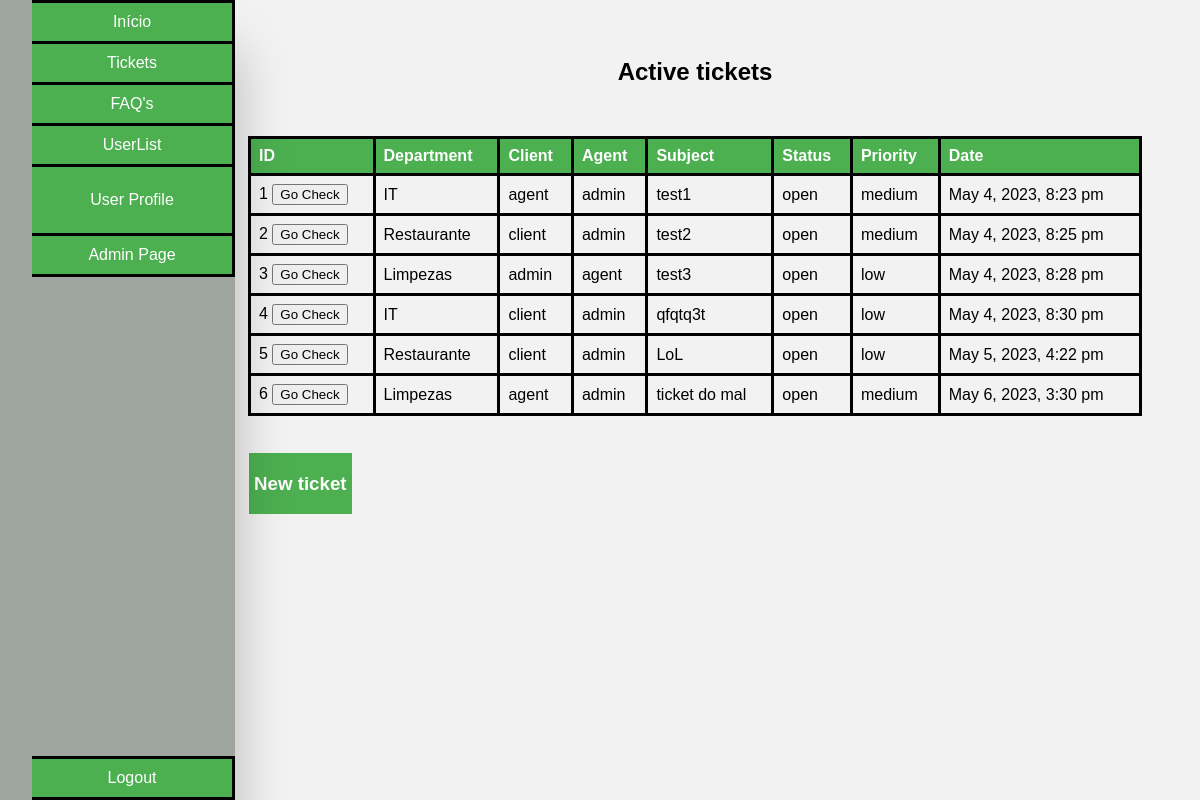
/tickets.php (signed in), run on an earlier commit of the app's database.
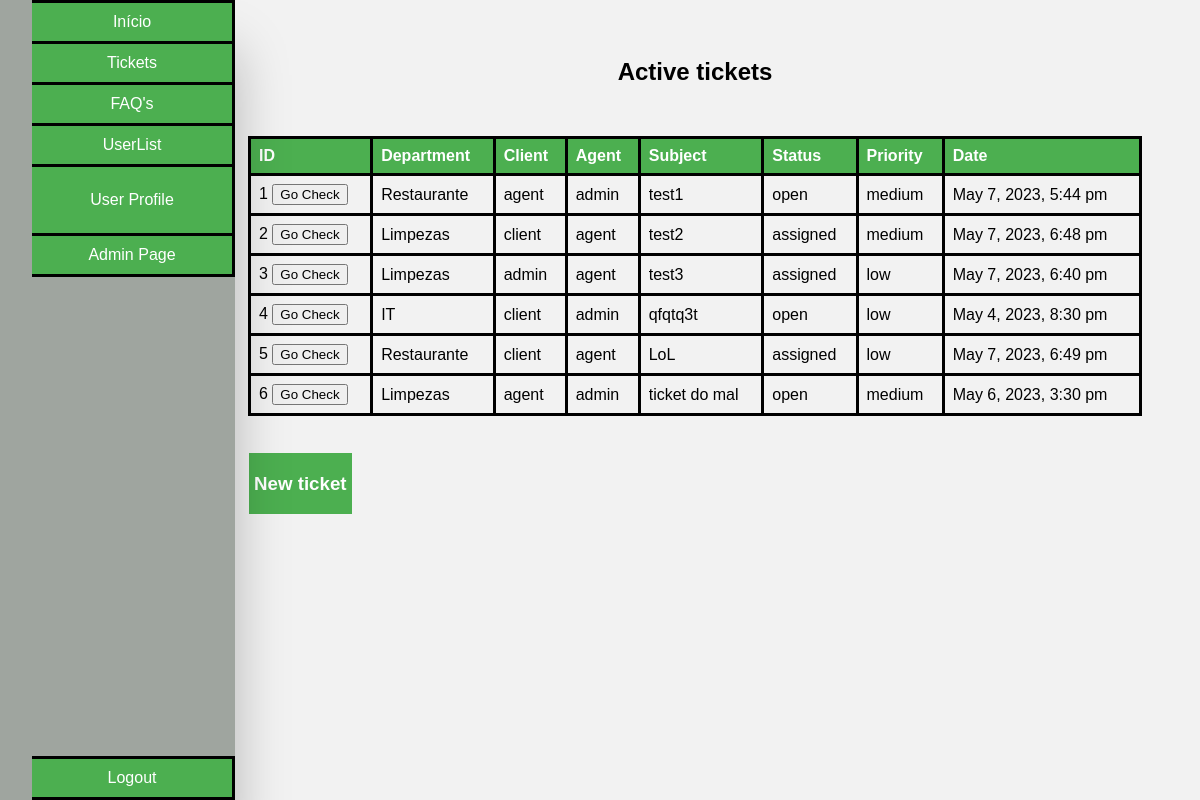
And on a later commit of the database.
### tables this page shows
CREATE TABLE tickets(
    id INTEGER PRIMARY KEY,
    department_id INTEGER,
    client_id INTEGER,
    agent_id INTEGER,
    subject VARCHAR(200) NOT NULL,
    description TEXT NOT NULL,
    status VARCHAR(10) CHECK(status = 'open' or status = 'assigned' or status = 'closed') NOT NULL,
    priority VARCHAR(10) CHECK(priority = 'low' or priority = 'medium' or priority ='high') NOT NULL,
    created_at DATETIME NOT NULL,
    updated_at DATETIME,
    FOREIGN KEY (department_id) REFERENCES department(id),
    FOREIGN KEY (client_id) REFERENCES user(id),
    FOREIGN KEY (agent_id) REFERENCES user(id)
);

CREATE TABLE department(
    id INTEGER PRIMARY KEY,
    name VARCHAR(50) NOT NULL
);

CREATE TABLE user(
    id INTEGER PRIMARY KEY,
    name VARCHAR(50) NOT NULL,
    username VARCHAR(50) UNIQUE NOT NULL,
    email VARCHAR(50) UNIQUE NOT NULL,
    password VARCHAR(255) NOT NULL,
    role VARCHAR(10) CHECK(role = 'client' or role = 'agent' or role = 'admin') NOT NULL
);

### functions.php (the view, shortened to what this page needs)
<?php
function searchUser($id){
    $db = getDatabaseConnection();
    $stmt = $db->prepare('SELECT * FROM user WHERE id = ?');
    $stmt->execute(array($id));
    return $stmt->fetch();
}
function getTicketsTableForUser($paramter){
    $db = getDatabaseConnection();
    $user = searchUser($_SESSION["user_id"]);
    if($paramter == 0){
        $stmt = $db->prepare('SELECT * FROM tickets WHERE client_id = ?');
        $stmt->execute(array($user["id"]));
        $tickets = $stmt->fetchAll();
    }
    else if($paramter == 1){
        $stmt = $db->prepare('SELECT * FROM tickets WHERE agent_id = ?');
        $stmt->execute(array($user["id"]));
        $tickets = $stmt->fetchAll();
    }
    else if($paramter == 2){
        $stmt = $db->prepare('SELECT * FROM tickets');
        $stmt->execute();
        $tickets = $stmt->fetchAll();
    }
    foreach ($tickets as $ticket) {
        $stmt = $db->prepare('SELECT * FROM department WHERE id = ?');
        $stmt->execute(array($ticket['department_id']));
        $department = $stmt->fetch();
        $stmt = $db->prepare('SELECT * FROM user WHERE id = ?');
        $stmt->execute(array($ticket['client_id']));
        $c_user = $stmt->fetch();
        $stmt = $db->prepare('SELECT * FROM user WHERE id = ?');
        $stmt->execute(array($ticket['agent_id']));
        $a_user = $stmt->fetch();
        echo "<tr>
            <td>" .$ticket['id']. "   <button onclick=sendDataTicket('". $ticket['id'] ."')>Go Check</button></td>
            <td>" . $department['name'] . "</td>
            <td>" . $c_user['name'] . "</td>
            <td>" . $a_user['name'] . "</td>
            <td>" . $ticket['subject'] . "</td>
            <td>" . $ticket['status'] . "</td>
            <td>" . $ticket['priority'] . "</td>
            <td>" . $ticket['updated_at'] . "</td>
            </tr>";
}
}
?>

### tickets.php (shortened to what this page needs)
<?php
   require_once('functions.php');
   $user = searchUser($_SESSION["user_id"]);
?>
<!DOCTYPE html>
<html lang="en-US">
<link rel="stylesheet" href="css/style_index.css">
<link rel="stylesheet" href="css/tickets.css">
   <head>
   </head>
   <body>
   <div class="container_master">
        <div class="container">
        <ul class="buttons">
            <li class="index"><a href="index.php">Início</a></li>
            <li class="tickets"><a href="tickets.php">Tickets</a></li>
            <li class="faqs"><a href="faqs.php">FAQ's</a></li>
            <li class="users"><a href="users.php">UserList</a></li>
            <li class="profile"><button onclick="sendDataUser('<?php echo $user['username'] ?>')">User Profile</button></li>
            <?php if($user["role"] == "admin"): ?>
            <li class="admin_page"><a href="admin_page.php">Admin Page</a></li>
            <?php endif; ?>
            <li class="logout"><a href="logout.php">Logout</a></li>
        </ul>
        </div>
      <div class="content">
      <h2>Active tickets</h2>
      <table>
        <thead>
            <tr>
                <th>ID</th>
                <th>Department</th>
                <th>Client</th>
                <th>Agent</th>
                <th>Subject</th>
                <th>Status</th>
                <th>Priority</th>
                <th>Date</th>
            </tr>
        </thead>
        <tbody>
            <?php
               getTicketsTableForUser(2);
            ?>
        </tbody>
      </table>
      <br><br>
      <div class="create_ticket">
        <h3><a href="create_ticket.php">New ticket</a></h3>
      </div>
      </div>
    </div>
   </body>
</html>

### css/style_index.css (style rules this page uses)
body { font-family: Arial, sans-serif; background-color: #f2f2f2; }
.buttons .admin_page { border-bottom: solid 3px black; }
.buttons .logout { border-bottom: solid 3px black; }
.buttons li { background-color: #4CAF50; text-decoration: none; color: white; border: none; color: white; padding: 10px 20px; text-align: center; text-decoration: none; display: inline-block; font-size: 16px; cursor: pointer; width: 10em; border-top: solid 3px black; border-right: solid 3px black; }
.buttons { margin-top: 0%; }
.buttons button { background-color: #4CAF50; border: none; color: white; padding: 10px 20px; text-align: center; text-decoration: none; display: inline-block; font-size: 16px; margin: 4px 2px; cursor: pointer; }
.buttons a { color: white; text-decoration: none; }
table { border-collapse: collapse; width: 100%; margin-top: 50px; }
th, td { text-align: left; padding: 8px; border-bottom: solid 3px black; border: solid 3px black; }
th { background-color: #4CAF50; color: white; }
tr:nth-child(even) { background-color: #f2f2f2; }
h1, h2 { text-align: center; margin-top: 50px; }
h2 { font-size: 24px; }
.logout { position: fixed; bottom: 0; }
.container_master { display: flex; justify-content: space-between; margin: 0 50px; margin-top: 0; }
.container { display: flex; justify-content: space-between; margin-left: -5.5%; background-color: #9fa59f; height: 100%; position: fixed; bottom: 0; box-shadow: 0 50px 50px rgba(0, 0, 0, 0.25); }
.buttons { display: flex; flex-direction: column; align-items: flex-start; }
.content { flex: 1; margin-left: 190px; width: 50em; }

### css/tickets.css (style rules this page uses)
.create_ticket a { text-decoration: none; color: white; }
.create_ticket { background-color: #4CAF50; border: none; color: white; padding: 1px 5px; text-align: center; text-decoration: none; display: inline-block; font-size: 16px; margin: 1px 1px; cursor: pointer; }

What changed in the data, as far as the page shows it:
changed tickets "test1": department.name "IT" → "Restaurante"; updated_at "May 4, 2023, 8:23 pm" → "May 7, 2023, 5:44 pm"
changed tickets "test2": department.name "Restaurante" → "Limpezas"; agent.name "admin" → "agent"; status "open" → "assigned"; updated_at "May 4, 2023, 8:25 pm" → "May 7, 2023, 6:48 pm"
changed tickets "test3": status "open" → "assigned"; updated_at "May 4, 2023, 8:28 pm" → "May 7, 2023, 6:40 pm"
changed tickets "LoL": agent.name "admin" → "agent"; status "open" → "assigned"; updated_at "May 5, 2023, 4:22 pm" → "May 7, 2023, 6:49 pm"
